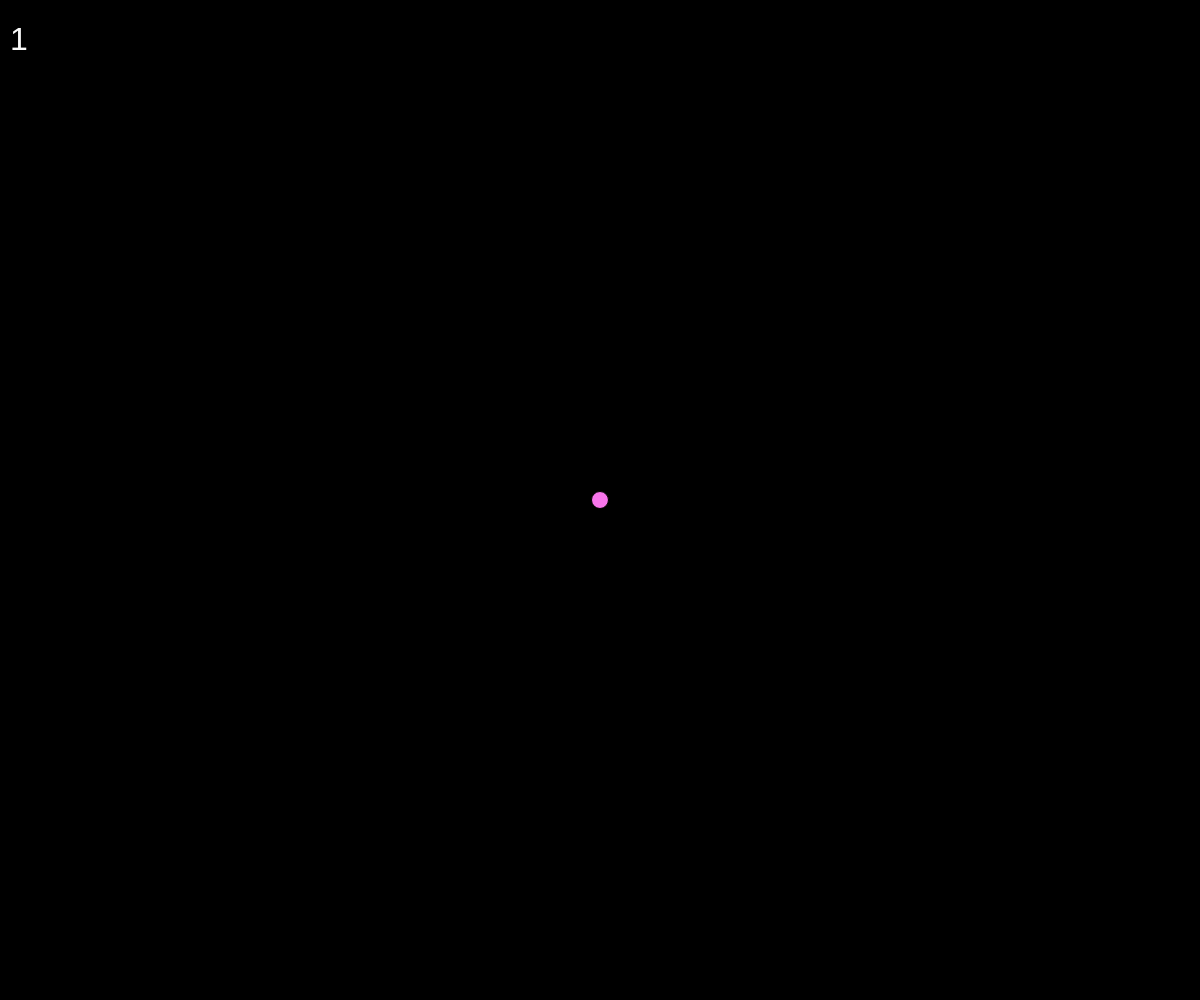
Frame 1 (no input)
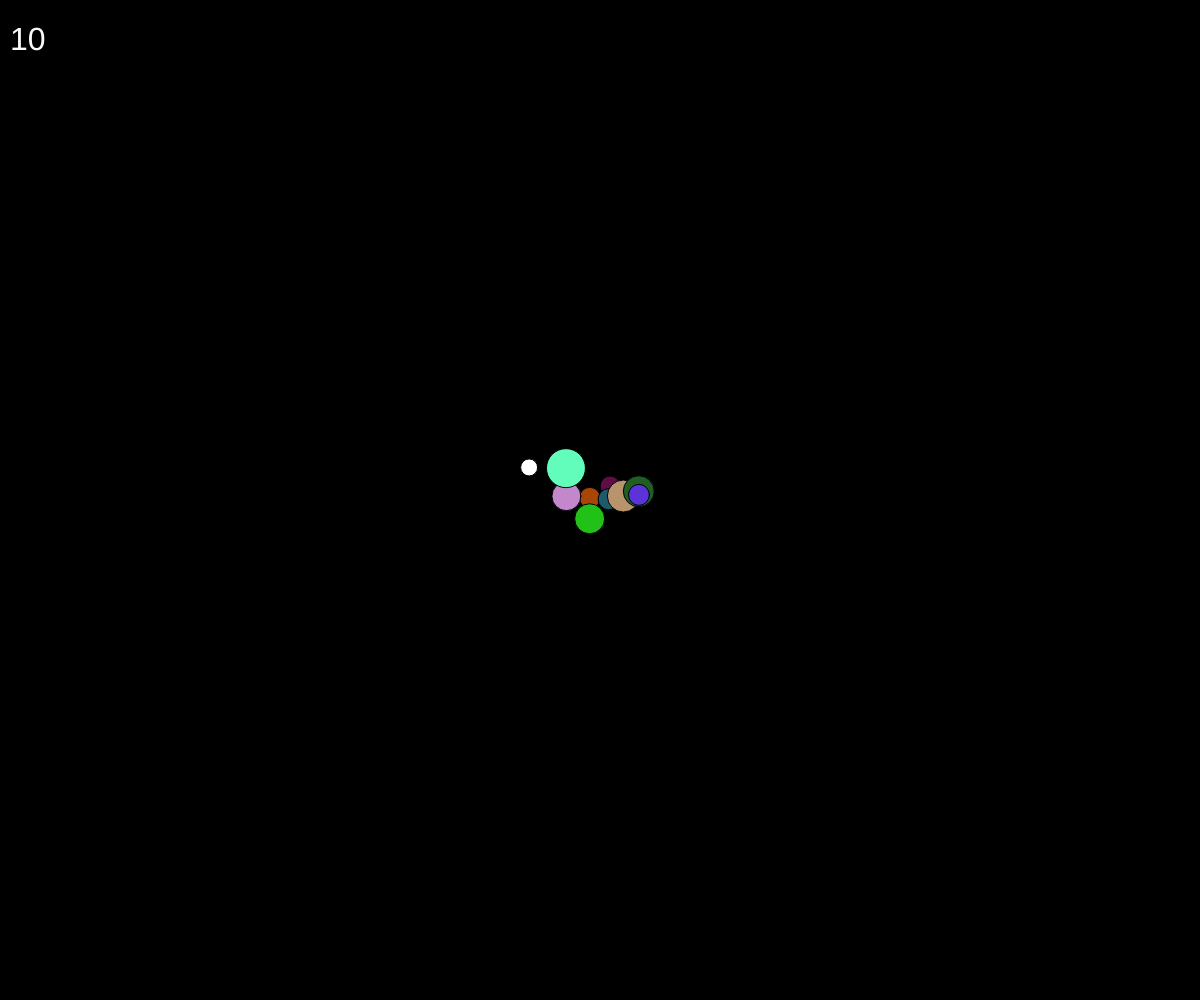
Frame 60 (no input)
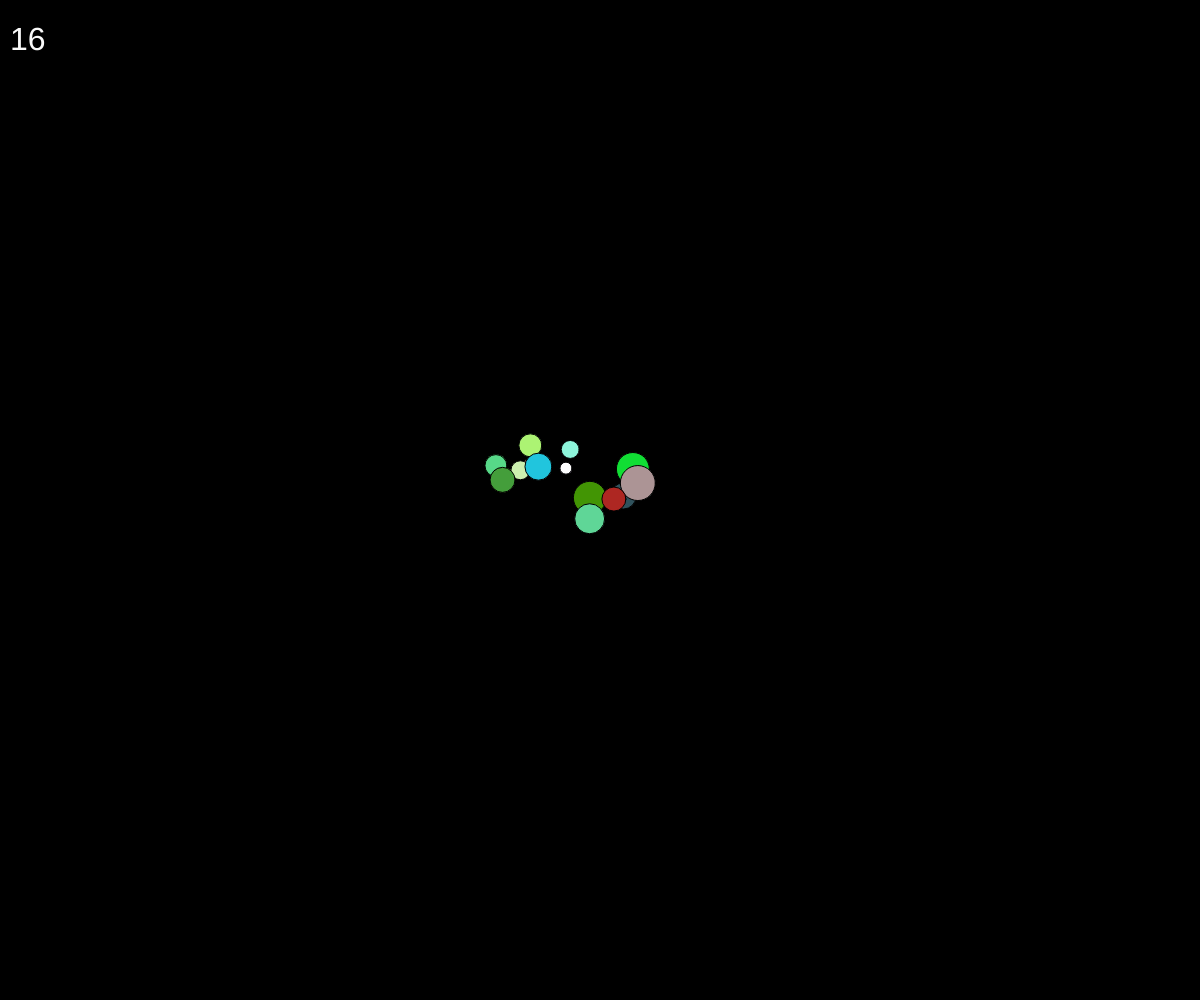
Frame 120 (the mouse pressed at the canvas centre since frame 60)

The p5.js sketch that drew these frames (run headless with seeded random() and noise() and a simulated clock; from frame 60 on, the mouse is pressed at the canvas centre):

// p5.js sketch
// ── sketch.js
// 食物連鎖のシミュレータ

//定数 (const) は、 let 文を使って定義する変数と同じ、ブロックスコープ。定数の値は、再代入による変更はできず、再宣言もできない。
const INIT = 16; // 生物の初期サイズ
const MIN = 10; // 生存最小サイズ
const MAX = 40; // 成熟サイズ
const NEAR = 20; // 隣接判定距離
const DENSITY = 8; // 共存可能個体数
const RANGE = 50; // 種子が飛散する最大距離

//let 文はブロックスコープの局所変数を宣言。任意で値を代入して初期化可能。
let plants = new Plants();

//Function クラスは、関数用クラス。
function setup() {
  createCanvas(windowWidth, windowHeight);
  const p = createVector(windowWidth, windowHeight).div(2); // 画面中央
  const plant = new Plant(p);
  plants.add(plant);
}

function draw() {
  background(0);
  plants.update();
  plants.draw();
  textSize(32);
  fill(250);
  text(plants.size, 10, 50);
}

// ── lib.js
/*
動作不明
*/
function easing(x) {
  return x;
}

/*
MapクラスからPlantsクラスを作成 
※Mapクラス
https://developer.mozilla.org/ja/docs/Web/JavaScript/Reference/Global_Objects/Map
※Setメソッド
https://developer.mozilla.org/ja/docs/Web/JavaScript/Reference/Global_Objects/Map/set
※Deleteメソッド
https://developer.mozilla.org/ja/docs/Web/JavaScript/Reference/Global_Objects/Map/delete
*/
class Plants extends Map {
  add(plant) {
    this.set(plant.id, plant);
    this.count();
  }
  remove(plant) {
    this.delete(plant.id);
    this.count();
  }
  /*
  下記 plant数数えてるのはわかるけど、何してんのこれ。
  ※for ... of 文
  https://developer.mozilla.org/ja/docs/Web/JavaScript/Reference/Statements/for...of

  　for (variable of iterable) {
  　　statement
　　}
  variable：それぞれの反復処理において、別々のプロパティの値が variable に代入されます。
　iterable：列挙可能なプロパティに対して、反復処理を行うオブジェクトです。
  
　※Valuesメソッド
　https://developer.mozilla.org/ja/docs/Web/JavaScript/Reference/Global_Objects/Map/values
  */ 

  // 近接生物数、自身を含む
  count() {
    for (const plant of this.values()) {
      plant.count = [...this.values()].filter((other) => {
        return plant.p.dist(other.p) < plant.size * 2;
      }).length;
    }
  }
  update() {
    for (const plant of this.values()) {
      if (plant.size < MIN) {
        this.remove(plant);
      } else if (plant.size > MAX) {
        const child = plant.create();
        this.add(child);
      }
      plant.update();
      plant.draw();
    }
  }
  draw() {
    for (const plant of this.values()) {
      plant.draw();
    }
  }
}

/*
constructor メソッドは、class で作成されたオブジェクトの生成と初期化のための特殊なメソッドです。
※constructorメソッド
https://developer.mozilla.org/ja/docs/Web/JavaScript/Reference/Classes/constructor
*/
class Plant {
  constructor(p) {
    this.p = p;
    this.id = random(1000000);
    this.size = INIT;
    this.count = 1; // 近隣生物の数
  }
  create() {
    const q = p5.Vector.random2D().mult(random(RANGE)).add(this.p);
    const x = constrain(q.x, 0, windowWidth);
    const y = constrain(q.y, 0, windowHeight);
    return new Plant(createVector(x, y));
  }
  update() {
    // 十分なスペースで成長し、過密で衰弱する
    if (this.count < DENSITY) {
      this.size += 1;
    } else {
      this.size -= 2;
    }
    /*
    削除条件追加するならここかな？
    マウスオーバーしたものを衰弱させるとか可能……？
    ・マウスカーソルの位置取得
    ・plantの位置取得……？
    ・plant、マウスカーソルの位置が同じであればsize = 0
    */
  }

  /*
　※fillメソッド
　https://p5js.jp/reference/#/p5/fill
　
  ※circleメソッド
  https://p5js.org/reference/#/p5/circle
  */
  draw() {
    /*
    追加。plantの色をランダムに生成。目にやさしくない。後日修正
    ※参考
    https://qiita.com/_shimizu/items/e3826359b328974c9911
    */
    function colorGen(){ 
      return '#'+Math.floor(Math.random()*16777215).toString(16); 
    }
    fill(colorGen());
    circle(this.p.x, this.p.y, this.size);
  }
}
